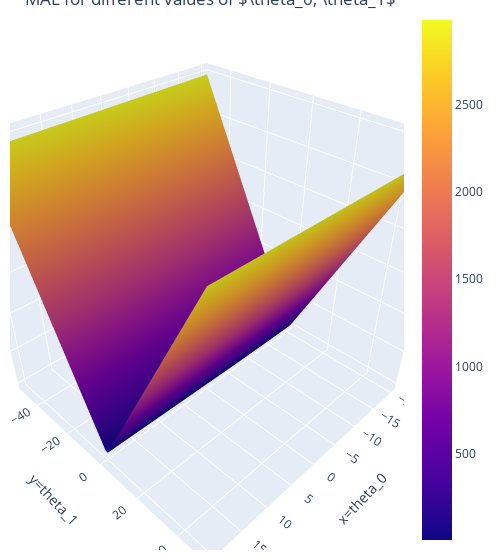

Here is the notebook cell this chart was saved with:
### Code cell
# Just run this cell
import itertools
import plotly.graph_objects as go

data_linear = boba_df

def mAe_linear(theta_0, theta_1, data_linear):
    data_x, data_y = data_linear.iloc[:,0], data_linear.iloc[:,1]
    return np.mean(np.array([np.abs(y - (theta_0+theta_1*x)) for x, y in zip(data_x, data_y)]), axis=0)

theta_0_values = np.linspace(-20, 20, 80)
theta_1_values = np.linspace(-50, 50, 80)
mAe_values = [mAe_linear(theta_0, theta_1, data_linear) \
              for theta_0, theta_1 in itertools.product(theta_0_values, theta_1_values)]
mAe_values = np.reshape(mAe_values, (len(theta_0_values), len(theta_1_values)), order='F')

# Optimal point
fig_lin_mae = go.Figure(data=[go.Surface(x=theta_0_values, y=theta_1_values, z=mAe_values,name='z=loss')])

fig_lin_mae.update_layout(
    title=r'MAE for different values of $\theta_0, \theta_1$',
    autosize=False,
    scene = dict(
                    xaxis_title='x=theta_0',
                    yaxis_title='y=theta_1',
                    zaxis_title='z=MAE'),
                    width=500,
                    margin=dict(r=20, b=10, l=10, t=10))
fig_lin_mae.show()

### Figure 1 — Plotly figure (JSON) as saved in the notebook; plotly's stock layout.template omitted (floating-point values rounded to 4 significant figures; data arrays with more than 128 entries replaced by an {"elided": "..."} marker saying what was removed)
{"data": [{"name": "z=loss", "type": "surface", "x": [-20, -19.49, -18.99, -18.48, -17.97, -17.47, -16.96, -16.46, -15.95, -15.44, -14.94, -14.43, -13.92, -13.42, -12.91, -12.41, -11.9, -11.39, -10.89, -10.38, -9.873, -9.367, -8.861, -8.354, -7.848, -7.342, -6.835, -6.329, -5.823, -5.316, -4.81, -4.304, -3.797, -3.291, -2.785, -2.278, -1.772, -1.266, -0.7595, -0.2532, 0.2532, 0.7595, 1.266, 1.772, 2.278, 2.785, 3.291, 3.797, 4.304, 4.81, 5.316, 5.823, 6.329, 6.835, 7.342, 7.848, 8.354, 8.861, 9.367, 9.873, 10.38, 10.89, 11.39, 11.9, 12.41, 12.91, 13.42, 13.92, 14.43, 14.94, 15.44, 15.95, 16.46, 16.96, 17.47, 17.97, 18.48, 18.99, 19.49, 20], "y": [-50, -48.73, -47.47, -46.2, -44.94, -43.67, -42.41, -41.14, -39.87, -38.61, -37.34, -36.08, -34.81, -33.54, -32.28, -31.01, -29.75, -28.48, -27.22, -25.95, -24.68, -23.42, -22.15, -20.89, -19.62, -18.35, -17.09, -15.82, -14.56, -13.29, -12.03, -10.76, -9.494, -8.228, -6.962, -5.696, -4.43, -3.165, -1.899, -0.6329, 0.6329, 1.899, 3.165, 4.43, 5.696, 6.962, 8.228, 9.494, 10.76, 12.03, 13.29, 14.56, 15.82, 17.09, 18.35, 19.62, 20.89, 22.15, 23.42, 24.68, 25.95, 27.22, 28.48, 29.75, 31.01, 32.28, 33.54, 34.81, 36.08, 37.34, 38.61, 39.87, 41.14, 42.41, 43.67, 44.94, 46.2, 47.47, 48.73, 50], "z": {"elided": "80x80 float values"}}], "layout": {"autosize": false, "margin": {"b": 10, "l": 10, "r": 20, "t": 10}, "scene": {"xaxis": {"title": {"text": "x=theta_0"}}, "yaxis": {"title": {"text": "y=theta_1"}}, "zaxis": {"title": {"text": "z=MAE"}}}, "title": {"text": "MAE for different values of $\\theta_0, \\theta_1$"}, "width": 500}}
